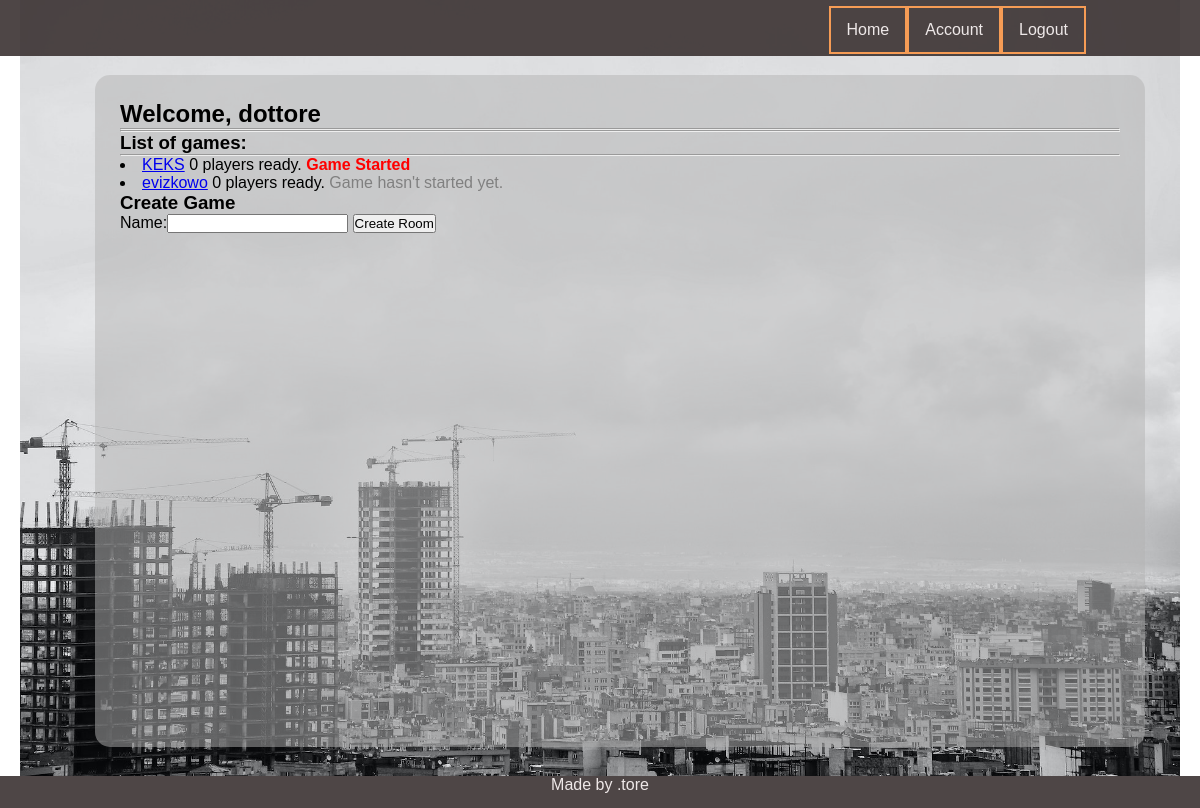
The app's page /player/home/s (signed in) with its own data.
### player/models.py (models this page shows)
class Player(models.Model):
    name = models.ForeignKey(User,on_delete=models.CASCADE,related_name='player_name')
    parent= models.CharField(max_length = 10)
    nick = models.CharField(max_length=10 )
    in_game= models.BooleanField(default = False)
    money = models.IntegerField(default=150)
    position = models.IntegerField(default=1)
    tossed_dice= models.BooleanField(default=False)
    description = models.TextField(max_length = 300, null = True)
    def __str__(self):
        return self.nick

### game/models.py (models this page shows, shortened)
class Game(models.Model):
    name = models.CharField(max_length=150)
    host = models.CharField(max_length=10)
    is_played = models.BooleanField(default=False)
    max_players = models.IntegerField(default=4)
    who_is_ready = models.ManyToManyField(Player, related_name="guys_ready", blank=True)
    who_is_playing = models.ManyToManyField(Player, related_name="guys_playing", blank=True)
    turn = models.IntegerField(default=1)
    turn_of_player = models.ForeignKey(Player, on_delete=models.CASCADE, related_name='czyja_tura', blank=True,
                                       null=True)
    @property
    def how_many_players_ready(self):
        return self.who_is_ready.count()

### player/views.py (the view)
# urls.py: path('home/s', home, name='home'),
@login_required
def home(request):
    usr = request.user.username
    player = Player.objects.get(parent=usr)
    games = Game.objects.all()
    form = CreateGame
    args = {'usr': usr, 'games': games, 'form' : form,'player':player}
    return render(request,'player/home.html', args)

### templates/player/home.html (shortened to what this page needs)
{% extends 'base.html' %}
{% block content %}
<h1>Welcome, {{player}}</h1>
<hr>
<hr>
<div class="row">
  <div class="col-sm-8">
      <div class = 'jumbotron'>
          <h3>List of games: </h3>
          <hr>
    {% for g in games %}
        <li><a href="{% url 'detail' g.id %}">{{g.name}}</a>
        {% if g.how_many_players_ready == 4 %}
            <span style ="color:red"><strong>Full</strong></span>
            {% else %}
            {{g.how_many_players_ready}} players ready.
            {% endif %}
              {% if g.is_played %}
            <span style ="color:red"><strong>Game Started</strong></span>
            {% else %}
            <span style="color:gray">Game hasn't started yet.</span>
            {% endif %}
        </li>
    {% endfor %}
      </div></div>
  <div class="col-sm-4">
      <div class = 'jumbotron' name="menu" id ="menu">
          <h3>Create Game</h3>
<form method ="POST" action = '{% url "new_room"%}'>
{{form}}
    <button type = 'submit' name="create" value = 'ok'>Create Room</button>
</form>
      </div></div>
</div>
{% endblock %}

### static/css/main.css (style rules this page uses)
* { padding: 0; margin: 0; box-sizing: border-box; }
body { font-family: "Noto Sans JP", sans-serif; overflow: hidden; }
:root { --main-bg-color: hsla(0, 0%, 70%, 50%); --main-bars-color: rgba(59, 50, 50, 0.9); --main-color-alpha: rgba(39, 26, 26, 0.3); --main-gold-border: #f69c55; --font-color: rgb(238, 232, 232); }

### records on screen
Player: nick "dottore"
Game: name "KEKS", how_many_players_ready "0", is_played "Game Started"
Game: name "evizkowo", how_many_players_ready "0", is_played "Game hasn't started yet."
